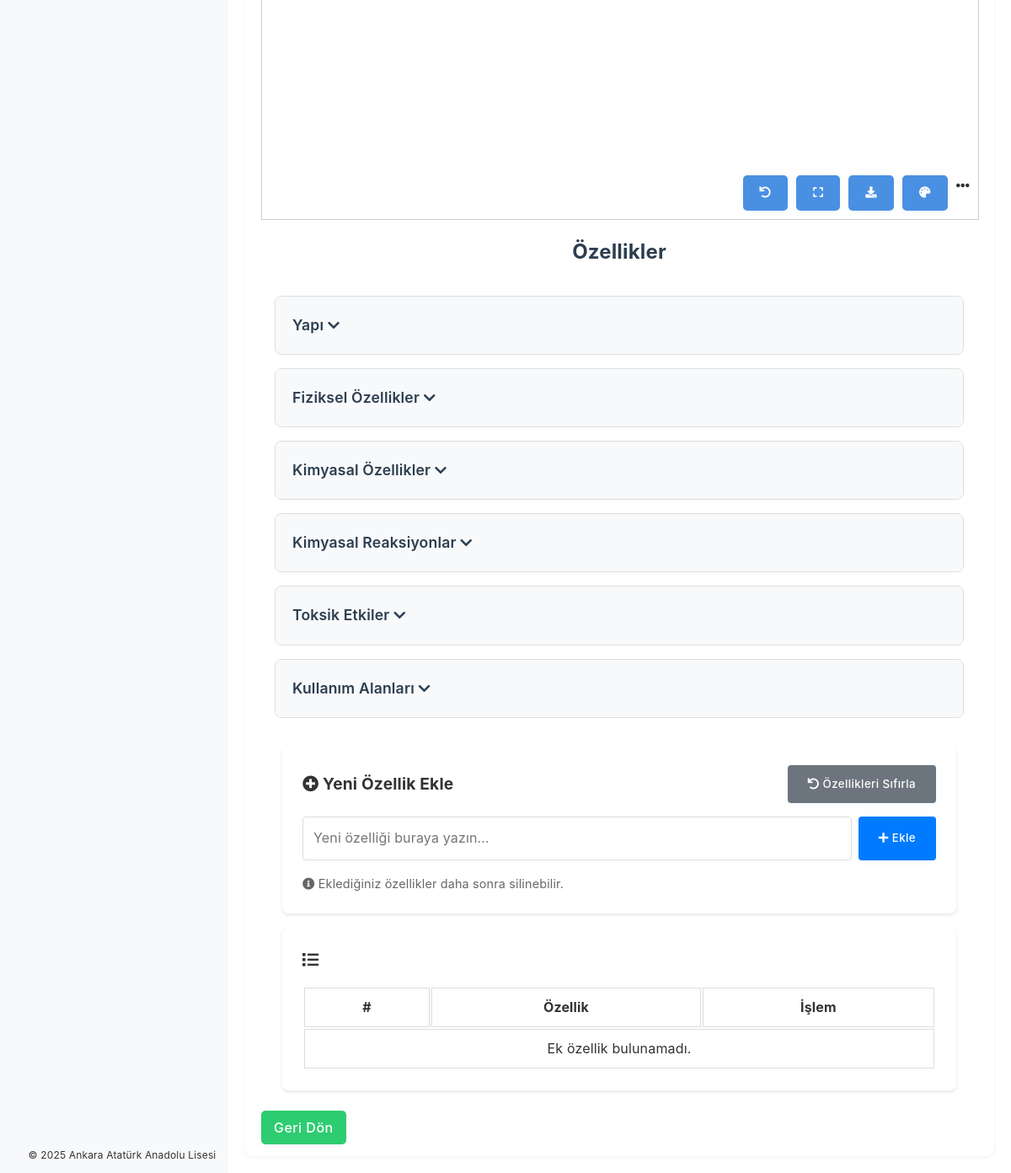
The app's page /molekul/H2O (lower part), older data.
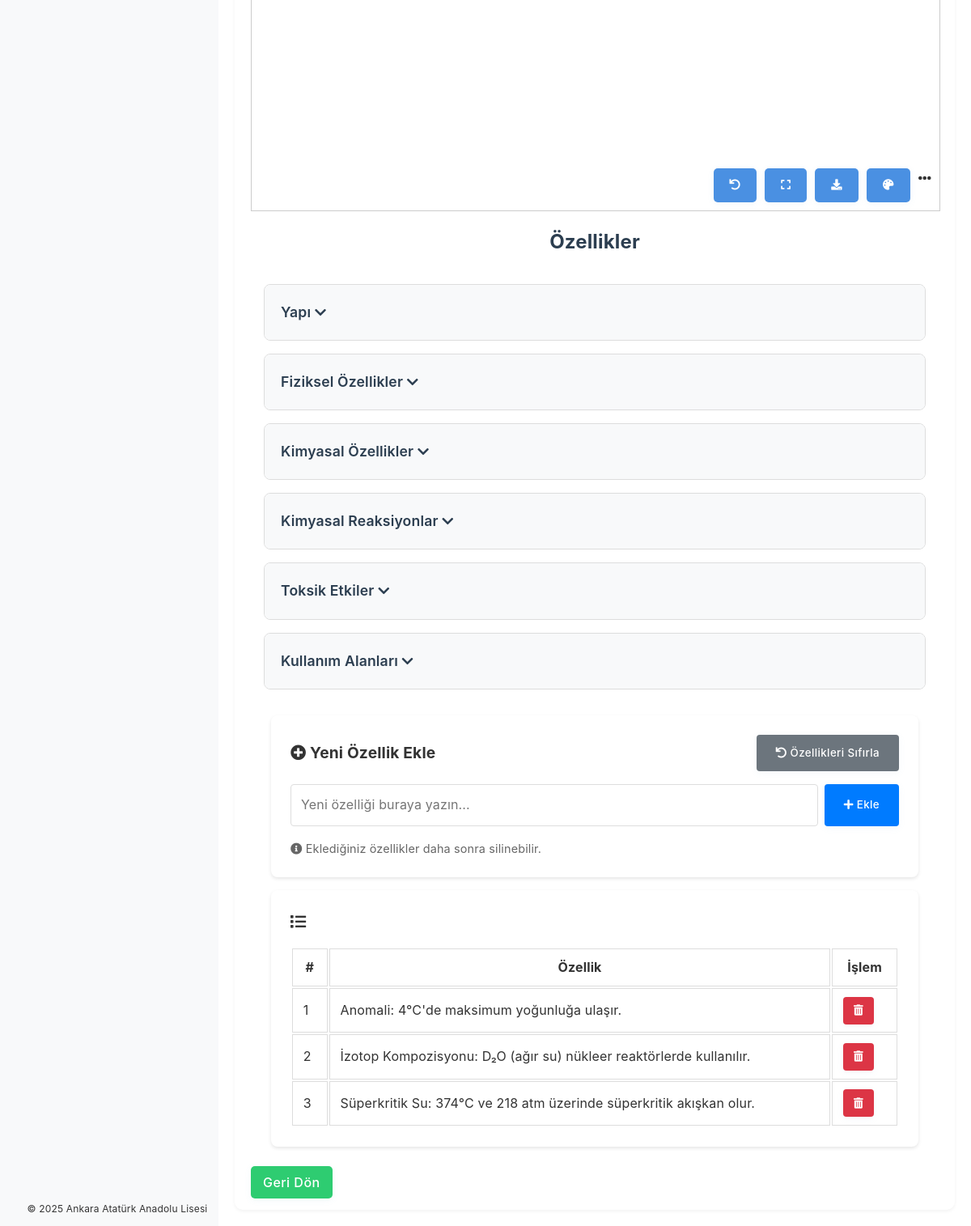
The same page, newer data.
### app.py (models this page shows, shortened)
class Ozellik(db.Model):
    id = db.Column(db.Integer, primary_key=True)
    tanim = db.Column(db.String(100), nullable=False)
    molekul_id = db.Column(db.Integer, db.ForeignKey('molekul.id'), nullable=False)
    molekul = db.relationship('Molekul', backref=db.backref('ozellikler', lazy=True))
    aktif = db.Column(db.Boolean, default=True)
    silinebilir = db.Column(db.Boolean, default=True)

### app.py (the view)
@app.route('/molekul/<kimyasal_formul>')
def molekul_detay(kimyasal_formul):
    molekul = Molekul.query.filter_by(kimyasal_formul=kimyasal_formul).first()
    if molekul:
        ozellikler = molekul.ozellikler  # Molekülün özelliklerini al
        return render_template('molekul.html', molekul=molekul, ozellikler=ozellikler)
    else:
        return "Molekül bulunamadı!"

### app.py (called while the page is built)
def static_asset_url(filename, subdir=None, external=False):
    return url_for(
        'static',
        filename=_resolve_static_filename(filename, subdir),
        _external=external
    )

def static_asset_name(filename, subdir=None):
    resolved = _resolve_static_filename(filename, subdir)
    return Path(resolved).name if resolved else ''

@app.context_processor
def inject_nav_links():
    return dict(
        nav_links=nav_links,
        static_asset_url=static_asset_url,
        static_asset_name=static_asset_name
    )

### templates/molekul.html (shortened to what the changed rows need)
{% extends "base.html" %}
{% block content %}
<div class="container molekul-detay-container">
    <h2>Özellikler</h2>
    <div class="molekul-ozellikler-container">
        <div class="ozellikler-accordion">
            {% set basliklar = ['Yapı', 'Fiziksel Özellikler', 'Kimyasal Özellikler', 'Kimyasal Reaksiyonlar', 'Toksik Etkiler', 'Kullanım Alanları'] %}
            {% for baslik in basliklar %}
                {% for ozellik in ozellikler %}
                    {% if ozellik.aktif and baslik in ozellik.tanim %}
                        <div class="accordion-item">
                            <div class="accordion-header" onclick="toggleAccordion(this)">
                                <div class="header-content">
                                    <span class="property-title">{{ baslik }}</span>
                                    <i class="fas fa-chevron-down"></i>
                                </div>
                            </div>
                        </div>
                    {% endif %}
                {% endfor %}
            {% endfor %}
        </div>
    </div>
    <div class="yeni-ozellik-form">
        <div class="ozellik-card" style="margin-top:1rem;">
            <table class="table table-bordered ek-ozellikler-table" style="width:100%;margin-top:1rem;">
                <thead>
                    <tr>
                        <th>#</th>
                        <th>Özellik</th>
                        <th>İşlem</th>
                    </tr>
                </thead>
                <tbody>
                    {% set ek_ozellikler = ozellikler | selectattr('silinebilir') | selectattr('aktif') | list %}
                    {% if ek_ozellikler %}
                        {% for ozellik in ek_ozellikler %}
                        <tr>
                            <td>{{ loop.index }}</td>
                            <td>{{ ozellik.tanim }}</td>
                            <td>
                                <button class="ek-ozellik-sil-btn" onclick="ekOzellikSil({{ ozellik.id }})" title="Sil">
                                    <i class="fas fa-trash-alt"></i>
                                </button>
                            </td>
                        </tr>
                        {% endfor %}
                    {% else %}
                        <tr>
                            <td colspan="3" style="text-align:center;">Ek özellik bulunamadı.</td>
                        </tr>
                    {% endif %}
                </tbody>
            </table>
        </div>
    </div>
</div>
{% endblock %}

Row changes from the older to the newer data that the page shows:
added Ozellik: tanim "Anomali: 4°C'de maksimum yoğunluğa ulaşır.", shown under "Yeni Özellik Ekle"
added Ozellik: tanim "İzotop Kompozisyonu: D₂O (ağır su) nükleer reaktörlerde kullanılır.", shown under "Yeni Özellik Ekle"
added Ozellik: tanim "Süperkritik Su: 374°C ve 218 atm üzerinde süperkritik akışkan olur.", shown under "Yeni Özellik Ekle"
Text that changed along with them:
text no longer shown: "Ek özellik bulunamadı."
